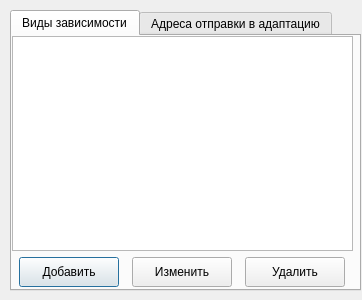
<?xml version="1.0" encoding="UTF-8"?>
<ui version="4.0">
 <class>Dialog</class>
 <widget class="QDialog" name="Dialog">
  <property name="windowModality">
   <enum>Qt::ApplicationModal</enum>
  </property>
  <property name="geometry">
   <rect>
    <x>0</x>
    <y>0</y>
    <width>362</width>
    <height>300</height>
   </rect>
  </property>
  <property name="minimumSize">
   <size>
    <width>335</width>
    <height>300</height>
   </size>
  </property>
  <property name="windowTitle">
   <string>Редактирование справочников</string>
  </property>
  <property name="sizeGripEnabled">
   <bool>false</bool>
  </property>
  <property name="modal">
   <bool>true</bool>
  </property>
  <widget class="QTabWidget" name="tabs">
   <property name="geometry">
    <rect>
     <x>10</x>
     <y>10</y>
     <width>351</width>
     <height>281</height>
    </rect>
   </property>
   <property name="currentIndex">
    <number>0</number>
   </property>
   <widget class="QWidget" name="addictionTab">
    <attribute name="title">
     <string>Виды зависимости</string>
    </attribute>
    <widget class="QWidget" name="verticalLayoutWidget">
     <property name="geometry">
      <rect>
       <x>0</x>
       <y>0</y>
       <width>341</width>
       <height>251</height>
      </rect>
     </property>
     <layout class="QVBoxLayout" name="addictionLayout">
      <item>
       <widget class="QTableWidget" name="addictionTable">
        <property name="editTriggers">
         <set>QAbstractItemView::NoEditTriggers</set>
        </property>
        <property name="sortingEnabled">
         <bool>true</bool>
        </property>
        <attribute name="horizontalHeaderVisible">
         <bool>false</bool>
        </attribute>
        <attribute name="horizontalHeaderStretchLastSection">
         <bool>true</bool>
        </attribute>
        <attribute name="verticalHeaderVisible">
         <bool>true</bool>
        </attribute>
        <column>
         <property name="text">
          <string>Зависимость</string>
         </property>
        </column>
       </widget>
      </item>
      <item>
       <layout class="QHBoxLayout" name="addictionButtonsLayout">
        <item>
         <widget class="QPushButton" name="addAddiction">
          <property name="minimumSize">
           <size>
            <width>100</width>
            <height>30</height>
           </size>
          </property>
          <property name="maximumSize">
           <size>
            <width>100</width>
            <height>30</height>
           </size>
          </property>
          <property name="text">
           <string>Добавить</string>
          </property>
          <property name="icon">
           <iconset resource="icons.qrc">
            <normaloff>:/icons/add_line</normaloff>:/icons/add_line</iconset>
          </property>
         </widget>
        </item>
        <item>
         <widget class="QPushButton" name="editAddiction">
          <property name="minimumSize">
           <size>
            <width>100</width>
            <height>30</height>
           </size>
          </property>
          <property name="maximumSize">
           <size>
            <width>100</width>
            <height>30</height>
           </size>
          </property>
          <property name="text">
           <string>Изменить</string>
          </property>
          <property name="icon">
           <iconset resource="icons.qrc">
            <normaloff>:/icons/edit_line</normaloff>:/icons/edit_line</iconset>
          </property>
         </widget>
        </item>
        <item>
         <widget class="QPushButton" name="deleteAddiction">
          <property name="minimumSize">
           <size>
            <width>100</width>
            <height>30</height>
           </size>
          </property>
          <property name="maximumSize">
           <size>
            <width>100</width>
            <height>30</height>
           </size>
          </property>
          <property name="text">
           <string>Удалить</string>
          </property>
          <property name="icon">
           <iconset resource="icons.qrc">
            <normaloff>:/icons/delete_line</normaloff>:/icons/delete_line</iconset>
          </property>
         </widget>
        </item>
       </layout>
      </item>
     </layout>
    </widget>
   </widget>
   <widget class="QWidget" name="addressTab">
    <attribute name="title">
     <string>Адреса отправки в адаптацию</string>
    </attribute>
    <widget class="QWidget" name="verticalLayoutWidget_2">
     <property name="geometry">
      <rect>
       <x>0</x>
       <y>0</y>
       <width>341</width>
       <height>251</height>
      </rect>
     </property>
     <layout class="QVBoxLayout" name="addressLayout">
      <item>
       <widget class="QTableWidget" name="addressTable">
        <property name="editTriggers">
         <set>QAbstractItemView::NoEditTriggers</set>
        </property>
        <property name="sortingEnabled">
         <bool>true</bool>
        </property>
        <attribute name="horizontalHeaderVisible">
         <bool>false</bool>
        </attribute>
        <attribute name="horizontalHeaderStretchLastSection">
         <bool>true</bool>
        </attribute>
        <column>
         <property name="text">
          <string>Адрес</string>
         </property>
        </column>
       </widget>
      </item>
      <item>
       <layout class="QHBoxLayout" name="addressButtonsLayout">
        <item>
         <widget class="QPushButton" name="addAddress">
          <property name="minimumSize">
           <size>
            <width>100</width>
            <height>30</height>
           </size>
          </property>
          <property name="maximumSize">
           <size>
            <width>100</width>
            <height>30</height>
           </size>
          </property>
          <property name="text">
           <string>Добавить</string>
          </property>
         </widget>
        </item>
        <item>
         <widget class="QPushButton" name="editAddress">
          <property name="minimumSize">
           <size>
            <width>100</width>
            <height>30</height>
           </size>
          </property>
          <property name="maximumSize">
           <size>
            <width>100</width>
            <height>30</height>
           </size>
          </property>
          <property name="text">
           <string>Изменить</string>
          </property>
         </widget>
        </item>
        <item>
         <widget class="QPushButton" name="deleteAddress">
          <property name="minimumSize">
           <size>
            <width>100</width>
            <height>30</height>
           </size>
          </property>
          <property name="maximumSize">
           <size>
            <width>100</width>
            <height>30</height>
           </size>
          </property>
          <property name="text">
           <string>Удалить</string>
          </property>
         </widget>
        </item>
       </layout>
      </item>
     </layout>
    </widget>
   </widget>
  </widget>
 </widget>
 <resources>
  <include location="icons.qrc"/>
 </resources>
 <connections/>
</ui>
